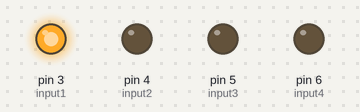
The sketch below on a simulated Arduino Uno, built with avr-gcc and run on an emulated ATmega328P. Shown: output pins drawn as LEDs (lit = HIGH).

Above: at 0.5 s.
At 1.5 s:
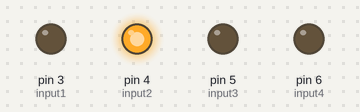
At 2.5 s:
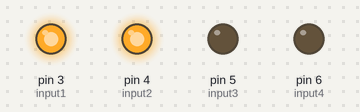
At 3.5 s:
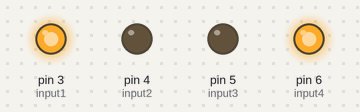
Timing chart, 0 to 5.2 s (numbered marks = the images above):
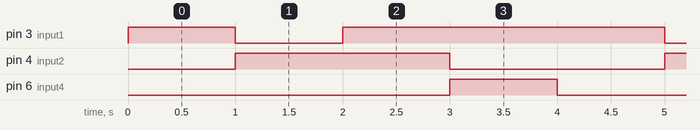

Measured:
- by itself, pin 3 (input1): repeats every 4.0 s: LOW 1.0 s, HIGH 3.0 s
- by itself, pin 4 (input2): alternates HIGH for 2.0 s and LOW for 2.0 s
- by itself, pin 6 (input4): alternates HIGH for 1.0 s and LOW for 3.0 s

The sketch:

2.BCDto7Segment.ino
```cpp
/*
  Name: Kluis
  Date: 26-11-2021
  Author: Daan Heetkamp, Bram Geerdink
  Description: Zorg dat er doormiddel van een rotary knop een kluis open en dicht kan gaan.
  Revision: V0.0
*/

// ----- include libraries -----

// ----- Declare Constants -----


/******Transistors******/
#define input1 3
#define input2 4
#define input3 5
#define input4 6


// ----- Declare Objects -----

// ----- Declare subroutines and/or functions -----

// ----- Declare Global Variables -----


// Setup
void setup()
{
  pinMode(input1, OUTPUT);
  pinMode(input2, OUTPUT);
  pinMode(input3, OUTPUT);
  pinMode(input4, OUTPUT);
}

// Main loop
void loop()
{
  digitalWrite(input1, HIGH);
  digitalWrite(input2, LOW);
  digitalWrite(input3, LOW);
  digitalWrite(input4, LOW);

  delay(1000);

  digitalWrite(input1, LOW);
  digitalWrite(input2, HIGH);
  digitalWrite(input3, LOW);
  digitalWrite(input4, LOW);

  delay(1000);

  digitalWrite(input1, HIGH);
  digitalWrite(input2, HIGH);
  digitalWrite(input3, LOW);
  digitalWrite(input4, LOW);

  delay(1000);

  digitalWrite(input1, HIGH);
  digitalWrite(input2, LOW);
  digitalWrite(input3, LOW);
  digitalWrite(input4, HIGH);

  delay(1000);
}
```
